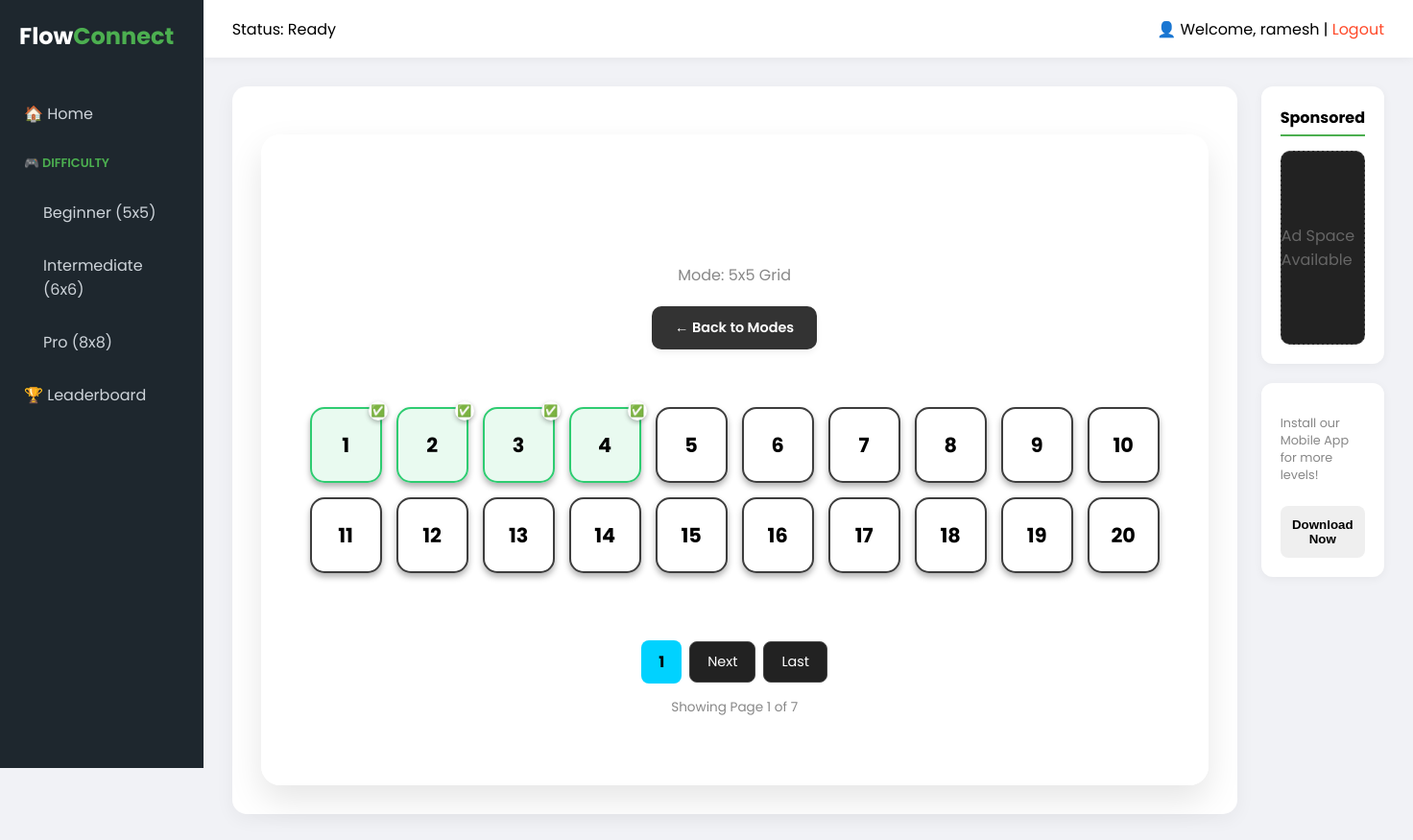
The page /levels/5/ (signed in) on the database its author committed.
### game/models.py (models this page shows, shortened)
class GameLevel(models.Model):
  DIFFICULTY_CHOICES = [
        (5, 'Beginner (5x5)'),
        (6, 'Medium (6x6)'),
        (8, 'Hard (8x8)'),
    ]
  grid_size = models.IntegerField(choices=DIFFICULTY_CHOICES,default=5)
  level_number = models.IntegerField()
  dot_configuration = models.JSONField(help_text="Paste your JSON dot config here")
  created_at = models.DateTimeField(auto_now_add=True)
  class Meta:
    unique_together = ('grid_size', 'level_number')
    ordering = ['grid_size', 'level_number']

### game/views.py (the view)
# urls.py: path('levels/<int:size>/', views.level_selection_view, name='level_list'),
def level_selection_view(request, size):
    levels = GameLevel.objects.filter(grid_size=size).order_by('level_number')
    completed_levels = PlayersProgress.objects.filter(
        user=request.user,
        grid_size=size
    ).values_list('level_number', flat=True)
    paginator = Paginator(levels,20)
    page_number = request.GET.get("page")
    page_obj = paginator.get_page(page_number)
    labels = {5: "Beginner", 6: "Medium", 8: "Hard"}
    return render(request, 'game/level_selection.html', {
        'levels': page_obj,
        'size': size,
        'difficulty_label': labels.get(size, "Unknown"),
        'completed_levels': completed_levels,
    })

### templates/game/level_selection.html (shortened to what this page needs)
{% extends 'base.html' %}
{% load static %}
{% block extra_css %}
<link rel="stylesheet" href="{% static 'css/game/home.css' %}" />
{% endblock %}
{% block content %}
<div class="game-main-area">
    <div class="level-numbers-container">
        <div class="selection-header">
            <h1 style="font-size: 2.5rem; letter-spacing: 2px; margin-bottom: 5px;">{{ difficulty_label }}</h1>
            <p style="color: #888; margin-bottom: 20px;">Mode: {{ size }}x{{ size }} Grid</p>
            <a href="{% url 'game:home' %}" class="back-btn">← Back to Modes</a>
        </div>
        <div class="numbers-grid">
            {% for lvl in levels %}
                <a href="{% url 'game:play_level' size=lvl.grid_size level=lvl.level_number %}"
                class="level-number-box {% if lvl.level_number in completed_levels %}is-completed{% endif %}">
                    {{ lvl.level_number }}
                    {% if lvl.level_number in completed_levels %}
                        <span class="tick-badge">✅</span>
                    {% endif %}
                </a>
            {% empty %}
                <div style="grid-column: 1 / -1; text-align: center; color: #888; padding: 50px;">
                    <h2>Levels loading...</h2>
                    <p>Bhai, database mein levels check karein.</p>
                </div>
            {% endfor %}
        </div>
        {% if levels.paginator.num_pages > 1 %}
        <div class="pagination-wrapper">
            <div class="pagination-controls">
                <span class="pg-current">{{ levels.number }}</span>
                {% if levels.has_next %}
                    <a href="?page={{ levels.next_page_number }}" class="pg-btn">Next</a>
                    <a href="?page={{ levels.paginator.num_pages }}" class="pg-btn">Last</a>
                {% endif %}
            </div>
            <div class="pg-info">
                Showing Page {{ levels.number }} of {{ levels.paginator.num_pages }}
            </div>
        </div>
        {% endif %}
    </div>
</div>
{% endblock %}

### templates/base.html (shortened to what this page needs)
{% load static %}
<!DOCTYPE html>
<html lang="en">
<head>
    <link rel="stylesheet" href="{% static 'css/base.css' %}">
    {% block extra_css %}{% endblock %}
</head>
<body>
    <div class="app-wrapper">
        <aside class="sidebar">
            <div class="sidebar-header">
                <a href="/" class="nav-logo">Flow<span>Connect</span></a>
            </div>
            <ul class="sidebar-links">
                <li><a href="/">🏠 Home</a></li>
                <li class="sidebar-dropdown">
                    <span class="dropdown-title">🎮 Difficulty</span>
                    <ul class="dropdown-menu">
                        <li><a href="#" onclick="changeDifficulty(5)">Beginner (5x5)</a></li>
                        <li><a href="#" onclick="changeDifficulty(6)">Intermediate (6x6)</a></li>
                        <li><a href="#" onclick="changeDifficulty(8)">Pro (8x8)</a></li>
                    </ul>
                </li>
                <li><a href="#">🏆 Leaderboard</a></li>
            </ul>
        </aside>
        <div class="main-layout">
            <header class="top-nav">
                <div class="status-bar">
                    Status: <span id="game-status">Ready</span>
                </div>
                <div class="user-profile">
                    {% if user.is_authenticated %}
                        👤 Welcome, {{ user.username }} |
                        <a href="{% url 'user:logout' %}" style="color: #ff4b2b; text-decoration: none;">Logout</a>
                    {% else %}
                        <a href="{% url 'user:login' %}" class="btn-action" style="padding: 5px 15px;">Login</a>
                        <a href="{% url 'user:signup' %}" class="btn-action" style="padding: 5px 15px;">Signup</a>
                    {% endif %}
                </div>
            </header>
            <main class="content-body">
                <div class="game-container-flex">
                    <div class="game-board-area">
                        {% block content %}{% endblock %}
                    </div>
                    <div class="game-options-panel">
                        {% block side_panel %}
                        <div class="option-card advertisement">
                            <h3>Sponsored</h3>
                            <div style="background: #222; height: 200px; display: flex; align-items: center; justify-content: center; border-radius: 10px; border: 1px dashed #555;">
                                <p style="color: #666;">Ad Space Available</p>
                            </div>
                        </div>
                        <div class="option-card advertisement">
                            <p style="font-size: 0.8rem; color: #888;">Install our Mobile App for more levels!</p>
                            <button class="btn-action">Download Now</button>
                        </div>
                        {% endblock %}
                    </div>
                </div>
            </main>
        </div>
    </div>
</body>
</html>

### static/css/base.css (style rules this page uses)
:root { --primary: #4CAF50; --dark: #1e272e; --bg-light: #f1f2f6; --sidebar-w: 250px; }
body { margin: 0; font-family: 'Poppins', sans-serif; background: var(--bg-light); }
.app-wrapper { display: flex; min-height: 100vh; }
.sidebar { width: var(--sidebar-w); background: var(--dark); color: white; position: sticky; top: 0; height: 100vh; }
.nav-logo { font-size: 1.5rem; color: white; text-decoration: none; font-weight: 700; display: block; padding: 20px; }
.nav-logo span { color: var(--primary); }
.sidebar-links { list-style: none; padding: 0; }
.sidebar-links li a, .dropdown-title { padding: 15px 25px; display: block; color: #ced4da; text-decoration: none; cursor: pointer; }
.dropdown-title { color: var(--primary); font-size: 0.8rem; text-transform: uppercase; font-weight: 600; }
.dropdown-menu { list-style: none; padding-left: 20px; }
.main-layout { flex: 1; display: flex; flex-direction: column; }
.top-nav { height: 60px; background: white; display: flex; justify-content: space-between; align-items: center; padding: 0 30px; box-shadow: 0 2px 10px rgba(0,0,0,0.05); }
.content-body { padding: 30px; flex: 1; }
.game-container-flex { display: flex; gap: 25px; align-items: flex-start; }
.game-board-area { flex: 2.5; background: white; padding: 30px; border-radius: 15px; box-shadow: 0 5px 20px rgba(0,0,0,0.05); min-height: 500px; display: flex; justify-content: center; align-items: center; }
.game-options-panel { flex: 1; display: flex; flex-direction: column; gap: 20px; }
.option-card { background: white; padding: 20px; border-radius: 12px; box-shadow: 0 2px 10px rgba(0,0,0,0.05); }
.option-card h3 { margin: 0 0 15px 0; font-size: 1rem; border-bottom: 2px solid var(--primary); padding-bottom: 5px; }
.btn-action { width: 100%; padding: 12px; margin-top: 10px; border: none; border-radius: 8px; font-weight: 600; cursor: pointer; }

### static/css/game/home.css (style rules this page uses)
.numbers-grid { display: grid; grid-template-columns: repeat(10, 1fr); gap: 10px; max-width: 500px; margin: 20px auto; }
.level-numbers-container { background: rgba(255, 255, 255, 0.9); backdrop-filter: blur(10px); padding: 30px; border-radius: 20px; box-shadow: 0 15px 35px rgba(0,0,0,0.1); border: 1px solid rgba(255, 255, 255, 0.5); margin-top: 20px; }
.numbers-grid { display: grid; grid-template-columns: repeat(auto-fill, minmax(45px, 1fr)); gap: 12px; margin-top: 25px; }
.back-btn { background: #ffffff; color: #2d3436; border: 2px solid #f1f2f6; padding: 10px 20px; border-radius: 50px; font-weight: 600; font-size: 0.9rem; cursor: pointer; display: inline-flex; align-items: center; gap: 8px; transition: all 0.3s cubic-bezier(0.4, 0, 0.2, 1); box-shadow: 0 4px 6px rgba(0, 0, 0, 0.05); }
.back-btn::before { content: ''; transition: transform 0.3s ease; }

### templates/game/level_selection.html (style rules this page uses)
.numbers-grid { display: grid; grid-template-columns: repeat(auto-fill, minmax(75px, 1fr)); gap: 15px; padding: 20px; max-width: 900px; margin: 0 auto; }
.level-number-box { display: flex; align-items: center; justify-content: center; background: white; color: black; text-decoration: none; height: 75px; border-radius: 15px; font-weight: 700; font-size: 1.3rem; transition: all 0.3s cubic-bezier(0.4, 0, 0.2, 1); border: 2px solid #3d3d3d; box-shadow: 0 4px 6px rgba(0,0,0,0.3); }
.selection-header { text-align: center; margin-bottom: 40px; color: white; }
.back-btn { background: #333; color: white; border: none; padding: 12px 24px; border-radius: 10px; cursor: pointer; text-decoration: none; display: inline-block; font-weight: 600; transition: 0.2s; }
.pagination-wrapper { margin-top: 50px; padding-bottom: 40px; display: flex; flex-direction: column; align-items: center; gap: 15px; }
.pagination-controls { display: flex; align-items: center; gap: 8px; }
.pg-btn { background: #222; color: #fff; padding: 10px 18px; border-radius: 8px; text-decoration: none; font-size: 0.9rem; border: 1px solid #444; transition: 0.3s; }
.pg-current { background: #00d2ff; color: #000; padding: 10px 18px; border-radius: 8px; font-weight: bold; }
.pg-info { color: #888; font-size: 0.85rem; }
.level-number-box { position: relative; transition: all 0.3s ease; }
.level-number-box.is-completed { border-color: #2ecc71 !important; background: rgba(46, 204, 113, 0.1); }
.tick-badge { position: absolute; top: -8px; right: -8px; background: white; border-radius: 50%; width: 20px; height: 20px; display: flex; align-items: center; justify-content: center; font-size: 12px; box-shadow: 0 2px 5px rgba(0,0,0,0.3); z-index: 10; }

### rows shown on the page
GameLevel: level_number "1"
GameLevel: level_number "2"
GameLevel: level_number "3"
GameLevel: level_number "4"
GameLevel: level_number "5"
GameLevel: level_number "6"
GameLevel: level_number "7"
GameLevel: level_number "8"
GameLevel: level_number "9"
GameLevel: level_number "10"
GameLevel: level_number "11"
GameLevel: level_number "12"
GameLevel: level_number "13"
GameLevel: level_number "14"
GameLevel: level_number "15"
GameLevel: level_number "16"
GameLevel: level_number "17"
GameLevel: level_number "18"
GameLevel: level_number "19"
GameLevel: level_number "20"

### other values the page prints
{{ user.username }} "ramesh"
{{ size }} "5"
{{ levels.number }} "1"
{{ levels.paginator.num_pages }} "7"
